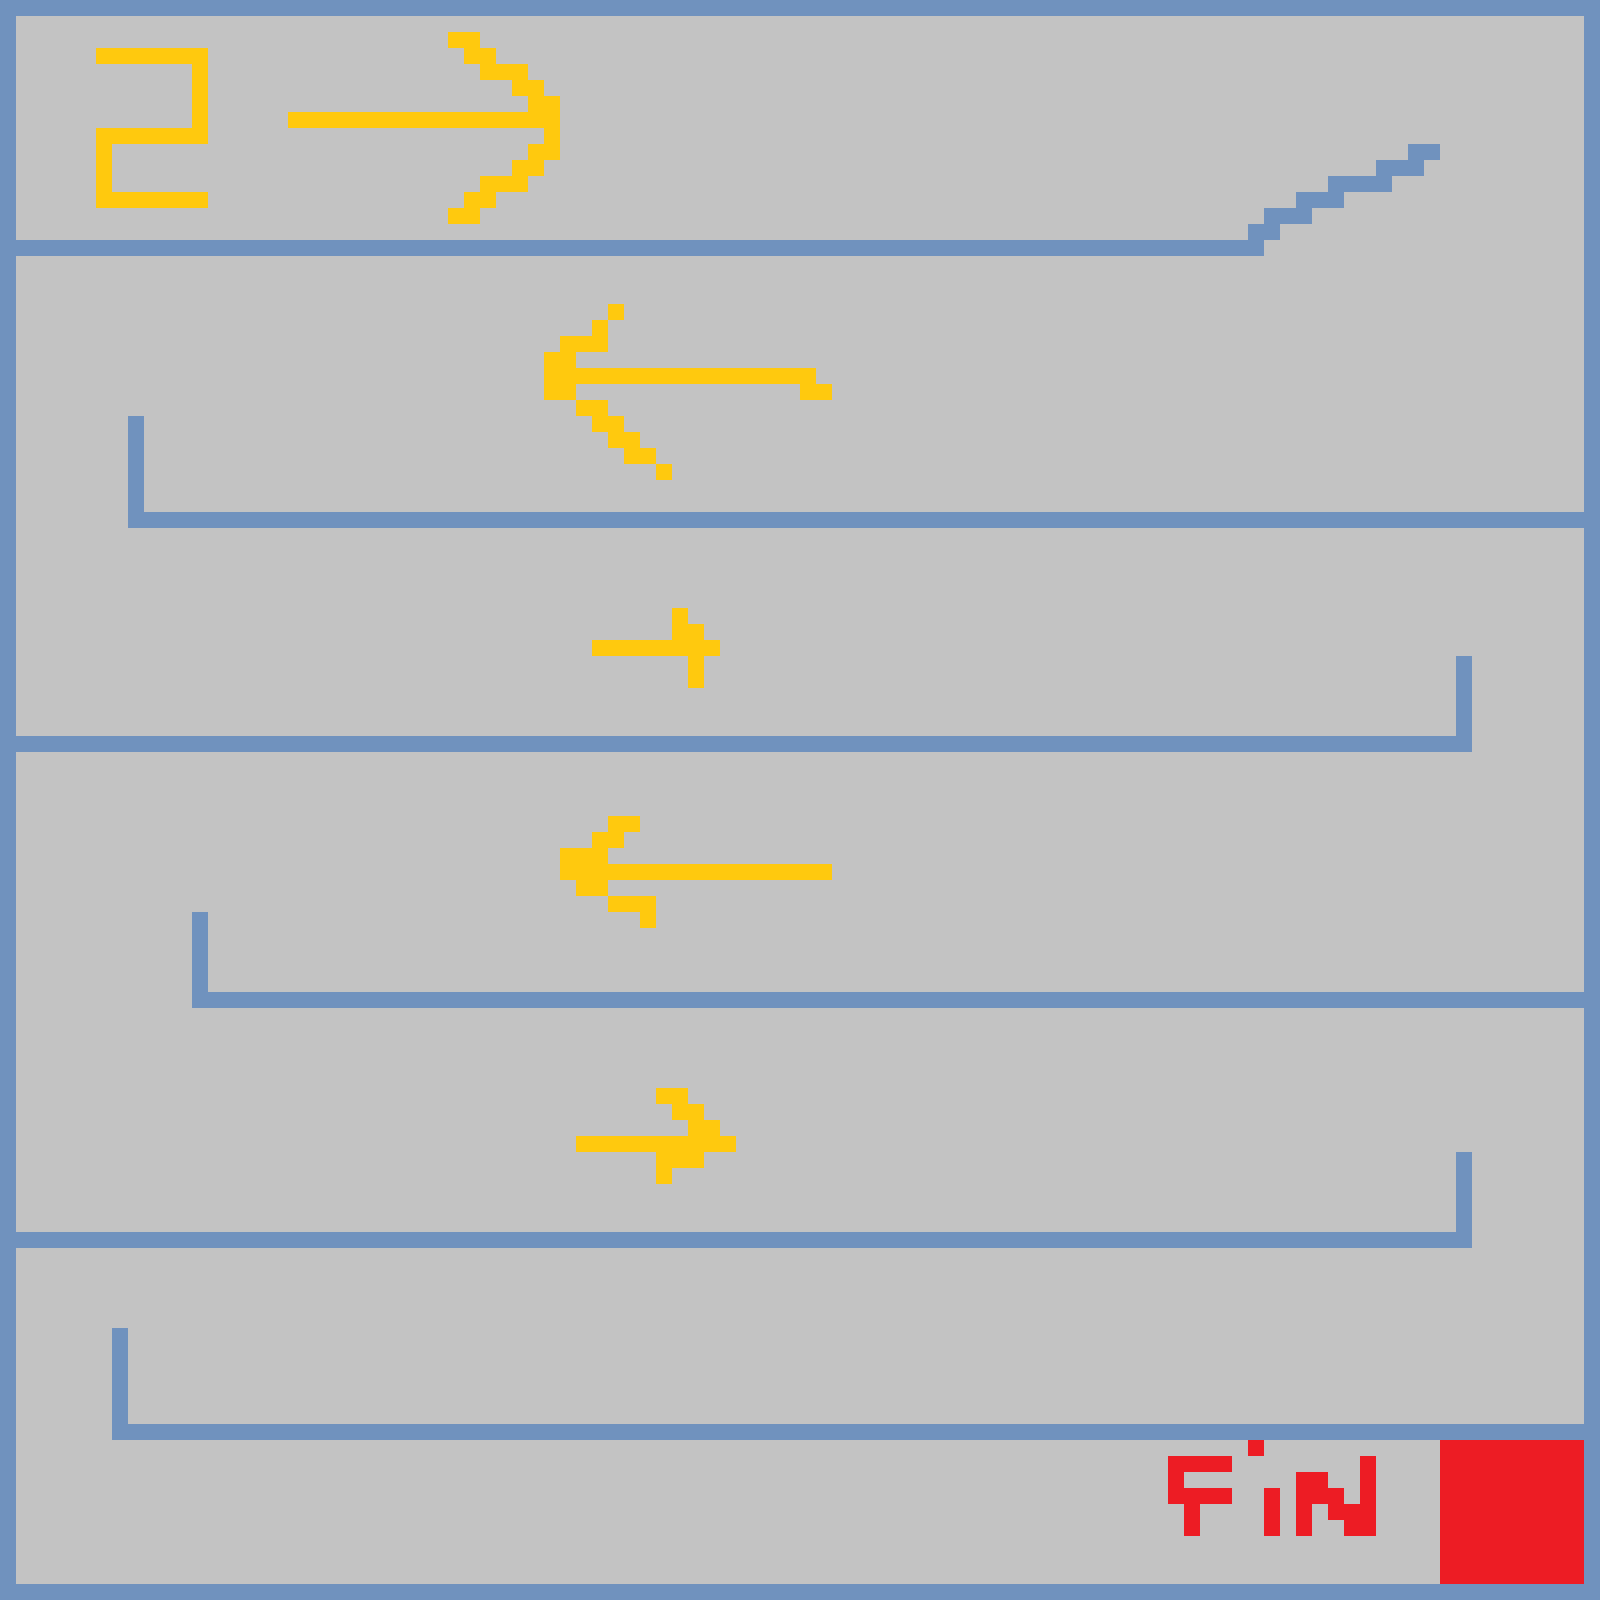

Rendered tile map (Tiled .tmx) drawn with the repository's tilesets; below, a short description and the map source with its tile grids summarised:
An orthogonal 100x100 tile map with 16x16 px tiles, 2 tile layers (Blocked, Visual Layer), 2 tilesets.

<map version="1.0" orientation="orthogonal" width="100" height="100" tilewidth="16" tileheight="16">
 <tileset firstgid="1" name="testTileSEt" tilewidth="16" tileheight="16">
  <image source="../res/testTileSEt.png" width="64" height="32" />
 </tileset>
 <tileset firstgid="9" name="collisionTile" tilewidth="16" tileheight="16">
  <image source="../res/collisionTile.png" width="64" height="32" />
  <tile id="0">
   <properties>
    <property name="blocked" value="true" />
   </properties>
  </tile>
 </tileset>
 <layer name="Blocked" width="100" height="100">
  <data>[10000 cells, 970 non-empty, 1 distinct tile ids]</data>
 </layer>
 <layer name="Visual Layer" width="100" height="100">
  <data>[10000 cells, 10000 non-empty, 4 distinct tile ids]</data>
 </layer>
</map>